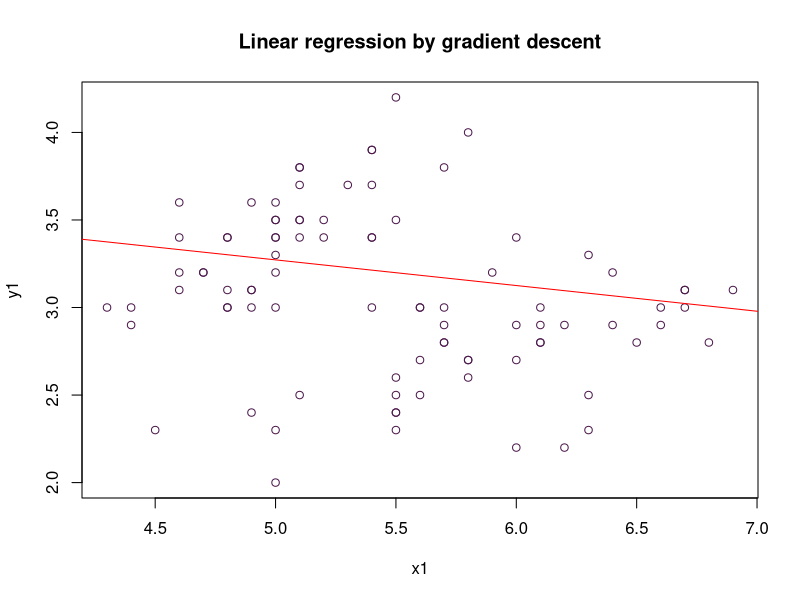
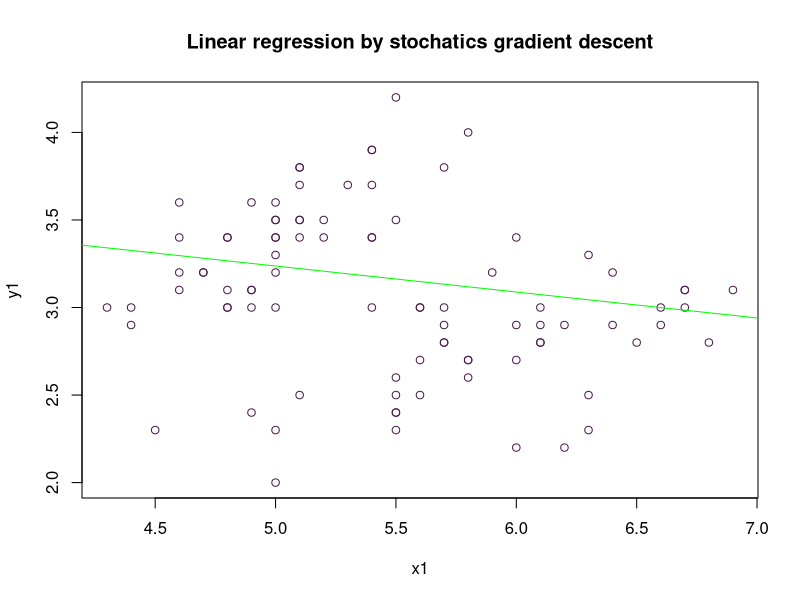
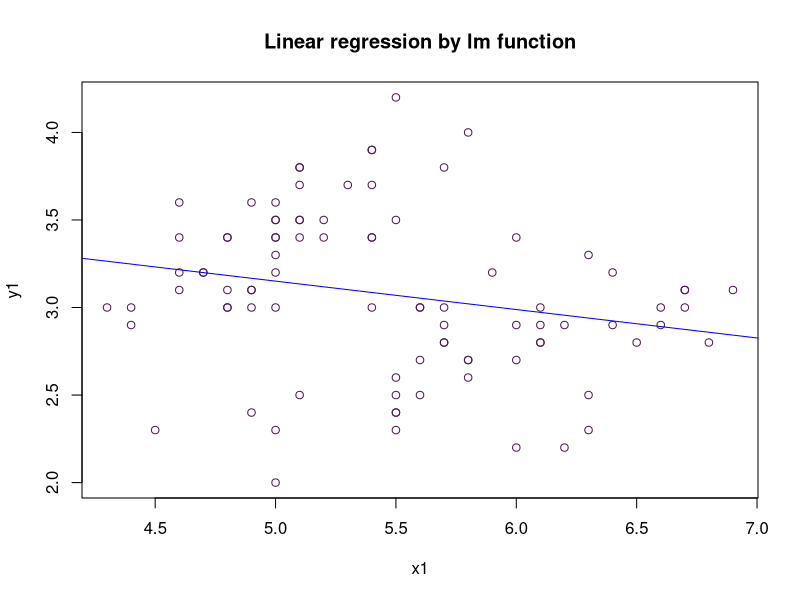
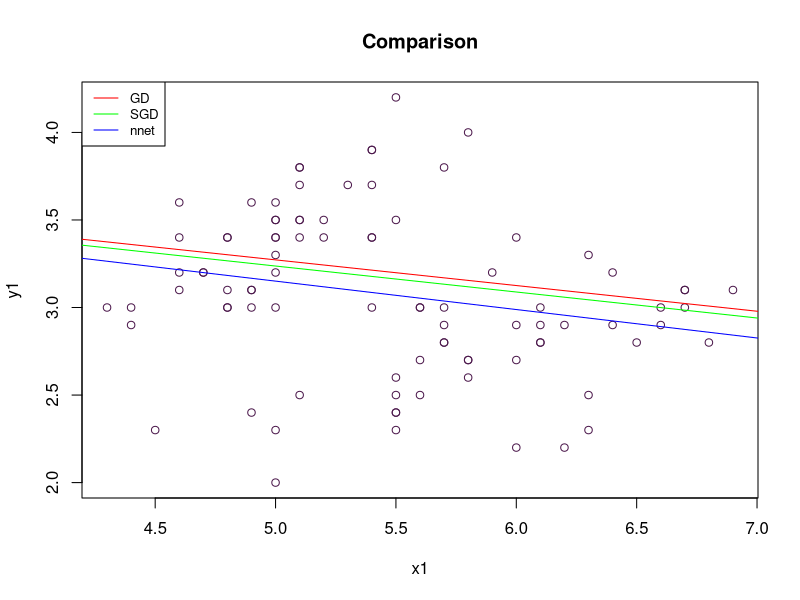

Reproduce these figures in R, in order.
setwd("C:/Users/tungt/Dropbox/Machine Learning Summer 2019 - Tung Thai/Homework/Homework 4")
library(readr)
library(nnet)
iris_train <- read_csv("iris_train.csv")
iris_test <- read.csv("iris_test.csv")
#input x sepal length
x_add <- rep(1, nrow(iris_train))
x <- data.frame(iris_train$Sepal.Length)
x1 <- iris_train$Sepal.Length # use to graph
# output y sepal width
y <- data.frame(iris_train$Sepal.Width)
y1 <- iris_train$Sepal.Width # use to graph
alpha = 0.01
iter = 500
n = length(y1)
my.gd <- function(x, y, alpha, iter, n, t.hold) {
  m <- 0
  m_current <- 4
  c <- 0
  c_current <- -0.15
  yhat <- m_current*x + c_current
  MSE <- sum((y - yhat) ^ 2) / n
  converged = 0
  iterations = 0
  while(converged == F) {
    ## Implement the gradient descent algorithm
    m <- m - alpha * ((1 / n) * (sum((yhat - y) * x)))
    c <- c - alpha * ((1 / n) * (sum(yhat - y)))
    m_new <- m_current + alpha*m
    c_new <- c_current + alpha*c
    yhat <- m * x + c
    MSE_new <- sum((y - yhat) ^ 2) / n
    
    if(MSE - MSE_new <= t.hold) {
      converged = 1
    }
    
    iterations = iterations + 1
    if(iterations > iter) { 
      converged = 1
    }
  }
  theta <- c(m_new,c_new)
  return(theta)
}
theta <- my.gd(x1, y1, alpha, iter, n, t.hold = 10e-3)
print("Result by Gradient Descent")
print(t(theta))
pdf("LinearByGD.pdf")
plot(x1,y1, col=rgb(0.3,0.1,0.3,1), main='Linear regression by gradient descent')
abline(theta, col='red')
dev.off()



# By Stochatics Gradient Descent
# x will be n+1 dimensions since x0 is being appended to it
x.sgd <- data.frame(cbind(x_add,iris_train$Sepal.Length))
y.sgd <- data.frame(iris_train$Sepal.Width)
# partial derivative formular
# the gradient descent formula
pd_f <- function(x, y, theta) {
  # need to transpose both x and theta to enable matrix multiplication in R
  p.deriv <- (1/ nrow(y))* (t(x) %*% ((x %*% t(theta)) - y))
  
  # return transpose of the partial derivative
  return(t(p.deriv))
}
# define stochastic gradient descent algorithm
my.sgd <- function(x, y, alpha, n){
  
  # merge x and y
  x.y <- data.frame(cbind(y,x))
  
  # theta MUST be 2 columns and 3 columns for multi: must match width of x matrix
  # set matrix theta, and intial theta as 4/0
  theta <- matrix(c(4, 0), nrow = 1)
  
  # store values of theta for each iteration (history)
  theta.h <- matrix(NA, nrow = n, ncol = 2)
  
  # set seed value for random sampling
  set.seed(123)
  
  # updating theta each step
  for (i in 1:n) {
    # randomly sample 4 items from the combined xy data frame
    xysamp <- as.matrix( x.y[sample(nrow(x.y), 4, replace = TRUE), ] )
    
    # isolate 'x' component of random samples
    xsamp <- as.matrix(xysamp[,2:3])
    
    # isolate 'y' component of random samples
    ysamp <- as.matrix(xysamp[,1])
    
    # update theta using mini batches
    # theta <- theta - 0.001  * pd_f(xsamp, ysamp, theta) 
    theta <- theta - alpha  * pd_f(xsamp, ysamp, theta) 
    
    # save the theta values for iteration i to a matrix for future plotting
    theta.h[i,] <- theta
    
  } # end for loop
  return(theta.h)
}
result.sgd <- my.sgd(x.sgd, y.sgd, alpha = alpha, iter)
print("Result by Stochatics Gradient Descent")
print(result.sgd[iter,])
pdf("LinearBySGD.pdf")
plot(x1,y1, col=rgb(0.3,0.1,0.3,1), main='Linear regression by stochatics gradient descent')
abline(t(result.sgd[iter,]), col='green')
dev.off()



# check with lm()
res <- lm(y1~x1)
print("Result by lm function")
print(res)
pdf("LinearBylm.pdf")
plot(x1,y1, col=rgb(0.3,0.1,0.3,1), main='Linear regression by lm function')
abline(res, col='blue')
dev.off()



# compare:
pdf("CompareLinearRegression.pdf")
plot(x1,y1, col=rgb(0.3,0.1,0.3,1), main='Comparison')
abline(res, col='blue')
abline(t(result.sgd[iter,]), col='green')
abline(theta, col='red')
legend("topleft", legend=c("GD", "SGD", "nnet"),
       col=c("red", "green", "blue"), lty=1, cex=0.8)
dev.off()
